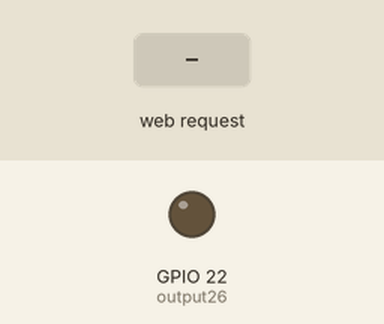
This sketch was run on a simulated ESP32. Shown: output pins drawn as LEDs (lit = HIGH). The test bench sets the inputs (shaded band). WiFi joins after 1.5 s; servers stay silent unless stated; uploads are accepted with an empty reply; the local clock reads 2024-03-15 10:24:30 at power-on unless the sketch sets it; what the sketch prints to the serial monitor is not drawn.

Above: at 2.7 s.
2.8 s: HTTP request GET /26/on received
At 3.1 s:
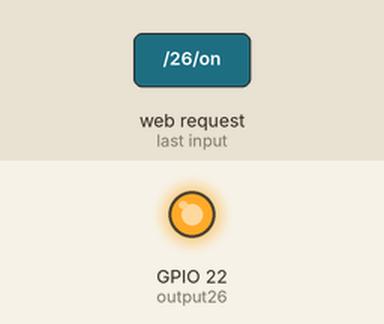
5.8 s: HTTP request GET /26/off received
At 6.2 s:
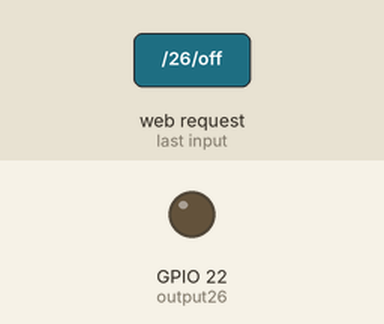
Timing chart, 0 to 8.8 s (numbered marks = the images above; inputs shaded):
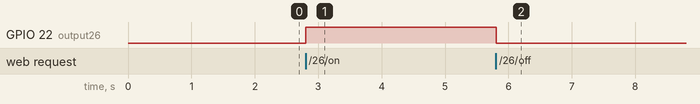

The sketch:

led_iot.ino
```cpp
/*********
  Rui Santos
  Complete project details at http://randomnerdtutorials.com
*********/
#include <HTTPClient.h>
#include "time.h"

// Load Wi-Fi library
#include <WiFi.h>

// Replace with your network credentials
const char* ssid = "Kartik-2.4GHz";
const char* password = "9990358387";

// Google script ID and required credentials
const char* GOOGLE_SCRIPT_ID = "AKfycbwO41TaCgaKlc9w1ENpPs7Q1jxnUlQQ0oz_hCyJ6mDCQI5tIUTAqhJAInDf31uFtS_G";    // change Gscript ID
const int count = 1;
String response = "";

// time variables
const char* ntpServer = "0.in.pool.ntp.org";
const long  gmtOffset_sec = 19800;
const int   daylightOffset_sec = 0;

// Set web server port number to 80
WiFiServer server(80);

// Variable to store the HTTP request
String header;

// Auxiliar variables to store the current output state
String output26State = "off";

// Assign output variables to GPIO pins
const int output26 = 22;

// Current time
unsigned long currentTime = millis();
// Previous time
unsigned long previousTime = 0;
// Define timeout time in milliseconds (example: 2000ms = 2s)
const long timeoutTime = 2000;

void setup() {
  Serial.begin(115200);
  // Initialize the output variables as outputs
  pinMode(output26, OUTPUT);
  // Set outputs to LOW
  digitalWrite(output26, LOW);

  // Connect to Wi-Fi network with SSID and password
  Serial.print("Connecting to ");
  Serial.println(ssid);
  WiFi.begin(ssid, password);
  while (WiFi.status() != WL_CONNECTED) {
    delay(500);
    Serial.print(".");
  }
  // Print local IP address and start web server
  Serial.println("");
  Serial.println("WiFi connected.");
  Serial.println("IP address: ");
  Serial.println(WiFi.localIP());
  configTime(gmtOffset_sec, daylightOffset_sec, ntpServer);
  server.begin();
}


void api_call(String url){
  HTTPClient http;
  http.begin(url);
  http.GET();
  response = http.getString();
  http.end();
}

void loop(){

  WiFiClient client = server.available();   // Listen for incoming clients

  if (client) {                             // If a new client connects,
    currentTime = millis();
    previousTime = currentTime;
    Serial.println("New Client.");          // print a message out in the serial port
    String currentLine = "";                // make a String to hold incoming data from the client
    while (client.connected() && currentTime - previousTime <= timeoutTime) {  // loop while the client's connected
      currentTime = millis();
      if (client.available()) {             // if there's bytes to read from the client,
        char c = client.read();             // read a byte, then
        Serial.write(c);                    // print it out the serial monitor
        header += c;
        if (c == '\n') {                    // if the byte is a newline character
          // if the current line is blank, you got two newline characters in a row.
          // that's the end of the client HTTP request, so send a response:
          if (currentLine.length() == 0) {
            // HTTP headers always start with a response code (e.g. HTTP/1.1 200 OK)
            // and a content-type so the client knows what's coming, then a blank line:
            client.println("HTTP/1.1 200 OK");
            client.println("Content-type:text/html");
            client.println("Connection: close");
            client.println();

            // turns the GPIOs on and off
            if (header.indexOf("GET /26/on") >= 0) {
              Serial.println("GPIO 26 on");
              output26State = "on";
              digitalWrite(output26, HIGH);

              Serial.print("POST data to spreadsheet:");
              Serial.println(String("https://script.google.com/macros/s/")+GOOGLE_SCRIPT_ID+"/exec?"+"date=" + "16/06/2022" + "&sensor=" + String(count));
              api_call("https://script.google.com/macros/s/"+String(GOOGLE_SCRIPT_ID)+"/exec?"+"date=16&sensor=" + String(count));
            } else if (header.indexOf("GET /26/off") >= 0) {
              Serial.println("GPIO 26 off");
              output26State = "off";
              digitalWrite(output26, LOW);
            }

            // Display the HTML web page
            client.println("<!DOCTYPE html><html>");
            client.println("<head><meta name=\"viewport\" content=\"width=device-width, initial-scale=1\">");
            client.println("<link rel=\"icon\" href=\"data:,\">");
            // CSS to style the on/off buttons
            // Feel free to change the background-color and font-size attributes to fit your preferences
            client.println("<style>html { font-family: Helvetica; display: inline-block; margin: 0px auto; text-align: center;}");
            client.println(".button { background-color: #4CAF50; border: none; color: white; padding: 16px 40px;");
            client.println("text-decoration: none; font-size: 30px; margin: 2px; cursor: pointer;}");
            client.println(".button2 {background-color: #555555;}</style></head>");

            // Web Page Heading
            client.println("<body><h1>ESP32 Web Server</h1>");

            // Display current state, and ON/OFF buttons for GPIO 26
            client.println("<p>GPIO 26 - State " + output26State + "</p>");
            // If the output26State is off, it displays the ON button
            if (output26State=="off") {
              client.println("<p><a href=\"/26/on\"><button class=\"button\">ON</button></a></p>");
            } else {
              client.println("<p><a href=\"/26/off\"><button class=\"button button2\">OFF</button></a></p>");
            }
              client.println("</body></html>");

            // The HTTP response ends with another blank line
            client.println();
            // Break out of the while loop
            break;
          } else { // if you got a newline, then clear currentLine
            currentLine = "";
          }
        } else if (c != '\r') {  // if you got anything else but a carriage return character,
          currentLine += c;      // add it to the end of the currentLine
        }
      }
    }
    // Clear the header variable
    header = "";
    // Close the connection
    client.stop();
    Serial.println("Client disconnected.");
    Serial.println("");
  }
}
```

Measured:
- after the input at 2.8 s, GPIO 22 (output26): LOW → HIGH at once
- after the input at 5.8 s, GPIO 22 (output26): HIGH → LOW at once
